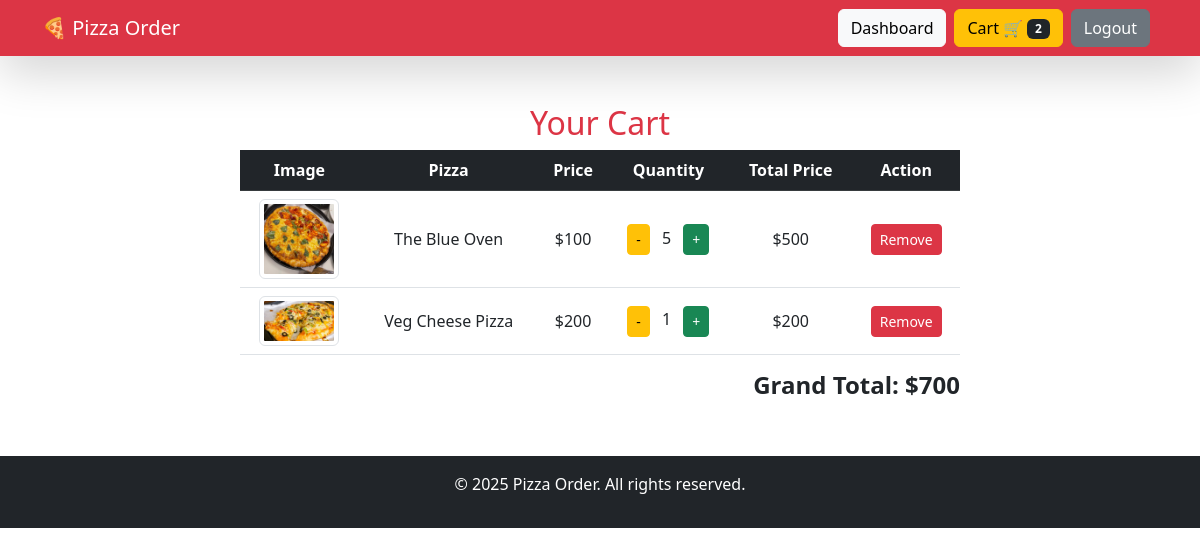
The app's page /cart/ (signed in) with its own data.
### home/models.py (models this page shows)
class BaseModel(models.Model):
    uid = models.UUIDField(default=uuid.uuid4,editable=True,primary_key=True)
    created_at = models.DateTimeField(auto_now_add=True)
    updated_at = models.DateTimeField(auto_now=True)
    class Meta:
        abstract = True

class CartItems(BaseModel):
    cart = models.ForeignKey(Cart, on_delete=models.CASCADE,related_name="cartitems")
    pizza = models.ForeignKey(Pizza, on_delete=models.CASCADE)
    quantity = models.PositiveIntegerField(default=1)
    def total_price(self):
        return self.pizza.price * self.quantity  #

class Pizza(BaseModel):
    category = models.ForeignKey(PizzaCategory, on_delete = models.CASCADE,related_name ="category" )
    pizza_name = models.CharField(max_length=100)
    price = models.IntegerField(default=100)
    image = models.ImageField(upload_to='pizza')

class Cart(BaseModel):
    user = models.ForeignKey(User, null=True,blank=True,on_delete=models.SET_NULL , related_name="cart")
    is_paid = models.BooleanField(default=False)
    def get_cart_total(self):
        return sum(item.total_price() for item in self.cartitems.all())

### home/views.py (the view)
# urls.py: path('cart/', cart, name='cart'),
def cart(request):
    cart = Cart.objects.filter(is_paid=False, user=request.user).first()
    cart_items = cart.cartitems.all() if cart else []
    context = {
        'carts': cart,
        'cart_items': cart_items,
    }
    return render(request, 'cart.html', context)

### templates/cart.html (shortened to what this page needs)
{% extends 'base.html' %}
{% block content %}
    <div class="container mt-5">
        <h2 class="text-center text-danger">Your Cart</h2>
        <div class="row justify-content-center">
            <div class="col-md-8">
                <table class="table table-hover text-center">
                    <thead class="table-dark">
                        <tr>
                            <th>Image</th>
                            <th>Pizza</th>
                            <th>Price</th>
                            <th>Quantity</th>
                            <th>Total Price</th>
                            <th>Action</th>
                        </tr>
                    </thead>
                    <tbody>
                        {% for cart_item in cart_items %}
                        <tr>
                            <td>
                                <img src="{{ cart_item.pizza.image.url }}" alt="{{ cart_item.pizza.pizza_name }}" class="img-thumbnail" width="80">
                            </td>
                            <td class="align-middle">{{ cart_item.pizza.pizza_name }}</td>
                            <td class="align-middle">${{ cart_item.pizza.price }}</td>
                            <td class="align-middle">
                                <a href="{% url 'decrease_quantity' cart_item.uid %}" class="btn btn-sm btn-warning">-</a>
                                <span class="mx-2">{{ cart_item.quantity }}</span>
                                <a href="{% url 'increase_quantity' cart_item.uid %}" class="btn btn-sm btn-success">+</a>
                            </td>
                            <td class="align-middle">${{ cart_item.total_price }}</td>
                            <td class="align-middle">
                                <a href="{% url 'remove_cart_items' cart_item.uid %}" class="btn btn-danger btn-sm">
                                     Remove
                                </a>
                            </td>
                        </tr>
                        {% empty %}
                        <tr>
                            <td colspan="6" class="text-center text-muted">Your cart is empty.</td>
                        </tr>
                        {% endfor %}
                    </tbody>
                </table>
                <div class="text-end">
                    <h4><strong>Grand Total: ${{ carts.get_cart_total }}</strong></h4>
                </div>
            </div>
        </div>
    </div>
{% endblock %}

### templates/base.html (shortened to what this page needs)
{% load static %}
<!DOCTYPE html>
<html lang="en">
<head>
    <link href="https://cdn.jsdelivr.net/npm/bootstrap@5.3.0/dist/css/bootstrap.min.css" rel="stylesheet">
</head>
<body>
    {% include 'header.html' %}
    <div class="container mt-4">
        {% block content %}{% endblock %}
    </div>
    {% include 'footer.html' %}
</body>
</html>

### templates/header.html (shortened to what this page needs)
<nav class="navbar navbar-expand-lg navbar-dark bg-danger shadow-lg">
    <div class="container">
        <a class="navbar-brand" href="{% url 'home' %}">🍕 Pizza Order</a>
        <div class="collapse navbar-collapse" id="navbarNav">
            <div class="ms-auto d-flex">
                {% if request.user.is_authenticated %}
                    <a href="{% url 'order' %}" class="btn btn-light mx-2">Dashboard</a>
                    <a href="{% url 'cart' %}" class="btn btn-warning">
                        Cart 🛒 <span class="badge bg-dark">{{ request.user.get_cart_count }}</span>
                    </a>
                    <a href="#" class="btn btn-secondary mx-2">Logout</a>
                {% else %}
                    <a href="{% url 'login' %}" class="btn btn-light mx-2">Login</a>
                    <a href="{% url 'register' %}" class="btn btn-warning">Sign Up</a>
                {% endif %}
            </div>
        </div>
    </div>
</nav>

### templates/footer.html
<footer class="bg-dark text-white text-center py-3 mt-5">
    <p>&copy; 2025 Pizza Order. All rights reserved.</p>
</footer>

### records on screen
CartItems: pizza.image (picture), pizza.pizza_name "The Blue Oven", pizza.price "100", quantity "5", total_price "500"
CartItems: pizza.image (picture), pizza.pizza_name "Veg Cheese Pizza", pizza.price "200", quantity "1", total_price "200"
Cart: get_cart_total "700"

### other values on screen
{{ request.user.get_cart_count }} "2"
